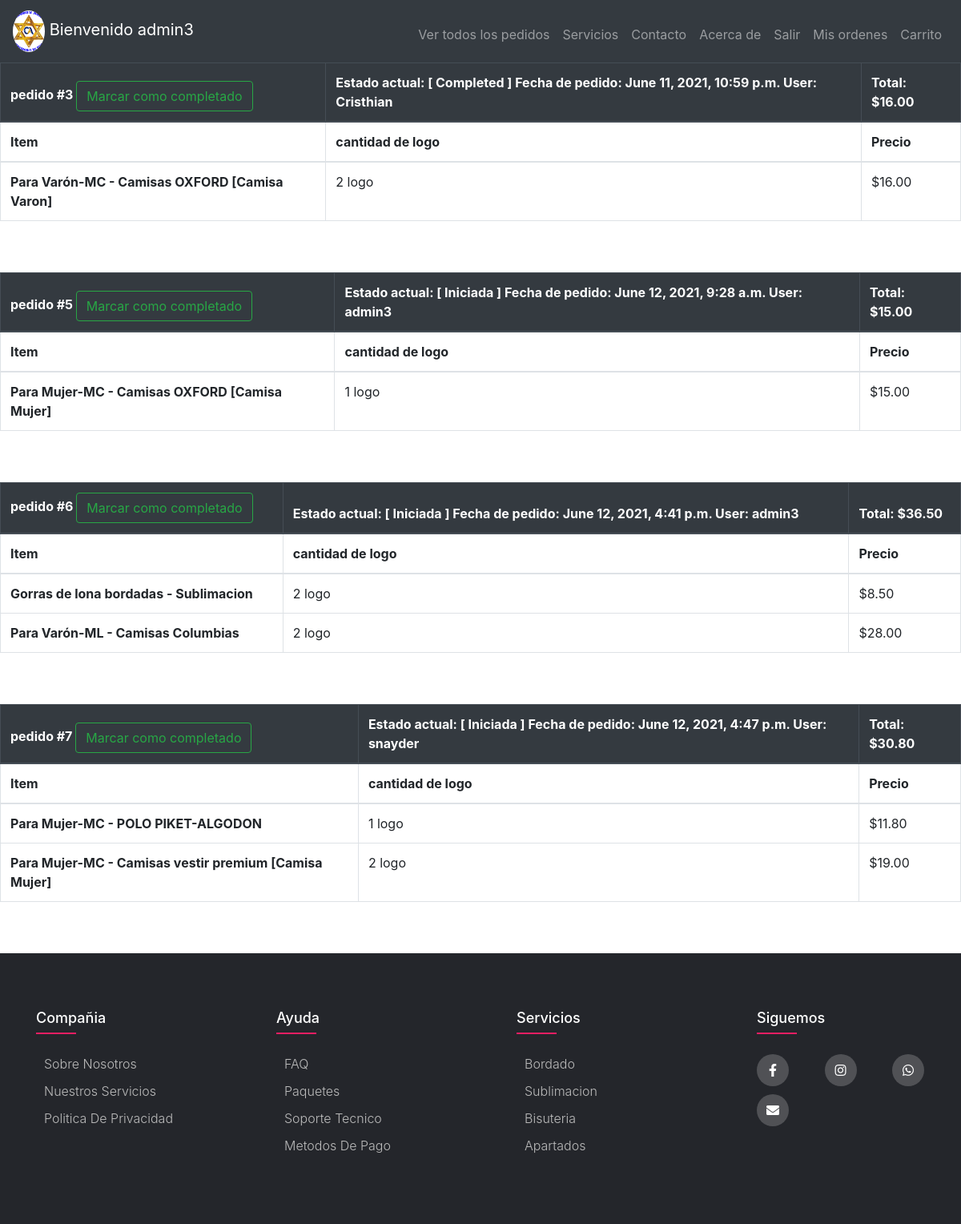
/vieworders (signed in), run on the app's committed database.
### APPS/models.py (models this page shows, shortened)
class Order(models.Model):
    STATUS = [
        ('Iniciada', 'Iniciada'),
        ('Terminada', 'Terminada'),
        ('Reintegrada', 'Reintegrada')
    ]
    user = models.ForeignKey(User, on_delete=models.CASCADE)
    total = models.DecimalField(max_digits=8, decimal_places=2, default=0.00)
    status = models.CharField(max_length=64, choices=STATUS, default='Iniciada')
    date = models.DateTimeField(auto_now_add=True, blank=True)

class Order_Item(models.Model):
    order = models.ForeignKey(Order, on_delete=models.CASCADE)
    item_detail = models.ForeignKey(Item, on_delete=models.CASCADE)
    size = models.CharField(max_length=1)
    price = models.DecimalField(max_digits=6, decimal_places=2)
    topping = models.ManyToManyField(Topping, blank=True)

class Item(models.Model):
    TYPE = [
        ('M', 'Camisa Mujer'),
        ('H', 'Camisa Varon')
    ]
    category = models.ForeignKey(Item_Category, on_delete=models.CASCADE, related_name='item_category')
    name = models.CharField(max_length=64)
    item_type = models.CharField(max_length=1, choices=TYPE, blank=True, null=True)
    price_small = models.DecimalField(max_digits=6, decimal_places=2, blank=True, null=True)
    price_large = models.DecimalField(max_digits=6, decimal_places=2, blank=True, null=True)
    def __str__(self):
        if self.item_type != None:
            return f'{self.name} - {self.category} [{self.get_item_type_display()}]'
        else:
            return f'{self.name} - {self.category}'

class Item_Category(models.Model):
    name = models.CharField(max_length=64)
    def __str__(self):
        return self.name

### APPS/views.py (the view)
# urls.py: path('vieworders', views.viewOrders_view, name='vieworders'),
def viewOrders_view(request):
    if request.method == 'POST':
        pass
    else:
        if request.user.is_staff:
            orders = Order.objects.exclude(status='Completada')
            if not orders:
                return render(request, 'vieworders.html', {'empty': True})
            dic = dict()
            for order in orders:
                order_items = Order_Item.objects.filter(order=order)
                dic.update({order: order_items})
            return render(request, 'vieworders.html', {'empty': False, 'dic': dic})

### APPS/templates/vieworders.html (shortened to what this page needs)
{% extends 'layout.html' %}
{% block content %}
{% if not empty %}
{% for key,value in dic.items %}
<table class="table table-bordered">
    <thead class="thead-dark">
        <tr>
          <th scope="col">pedido #{{key.pk}}
          <a href="{% url 'markcomplete' key.pk %}" class="btn btn-outline-success">Marcar como completado</a>
          </th>
          <th scope="col">Estado actual: [ {{key.status}} ] Fecha de pedido: {{key.date}} User: {{key.user}} </th>
          <th scope="col">Total: ${{key.total}}</th>
        </tr>
    </thead>
    <thead class="thead">
      <tr>
        <th scope="col">Item</th>
        <th scope="col">cantidad de logo</th>
        <th scope="col">Precio</th>
      </tr>
    </thead>
    <tbody>
    {% for cart_item in value %}
        <tr>
            <th scope="row">
            {{cart_item.item_detail}}
            </th>
            <td>{{cart_item.size}}</td>
            <td>${{cart_item.price}}</td>
        </tr>
    {%endfor%}
    </tbody>
</table><br><br>
{%endfor%}
{%endif%}
{%endblock%}

### APPS/templates/layout.html (shortened to what this page needs)
<!DOCTYPE html>
<html lang="en">
<head>
    {% load static %}
    <link rel="stylesheet" href="https://stackpath.bootstrapcdn.com/bootstrap/4.4.1/css/bootstrap.min.css">
    <link rel="stylesheet" href="{%static 'style.css' %}">
    <link rel="stylesheet" href="https://cdnjs.cloudflare.com/ajax/libs/font-awesome/5.15.3/css/all.min.css">
</head>
<body>
    <nav class="navbar navbar-expand-md navbar-dark bg-dark sticky-top">
        <a class="navbar-brand" href="{% url 'index' %}">
          <img src="../static/img/logo.jpg" href="#" class="rounded-circle" alt="logo" style="width:40px;">   Bienvenido {{ user.get_username }}
        </a>
        <div class="collapse navbar-collapse" id="navbar">
        <ul class="navbar-nav ml-auto mt-2">
          {%if request.user.is_staff %}
          <li class="nav-item"><a class="nav-link" href="{% url 'vieworders' %}">Ver todos los pedidos</a></li>
          {%endif%}
          <li class="nav-item"><a class="nav-link" href="{% url 'products' %}">Servicios</a></li>
          <li class="nav-item"><a class="nav-link" href="{% url 'visita' %}">Contacto</a></li>
          <li class="nav-item"><a class="nav-link" href="{% url 'acerca' %}">Acerca de</a></li>
          {% if user.is_authenticated %}
                <li class="nav-item"><a class="nav-link" href="{% url 'logout' %}">Salir</a></li>
                <li class="nav-item"><a class="nav-link" href="{% url 'orders' %}">Mis ordenes</a></li>
		            <li class="nav-item"><a class="nav-link" href="{% url 'cart' %}">Carrito</a></li>
          {% else %}
              <li class="nav-item"><a class="nav-link" href="{% url 'register' %}">Registrar</a></li>
              <li class="nav-item"><a class="nav-link" href="{% url 'login' %}">Login</a></li>
          {% endif %}
        </ul>
        </div>
      </nav>
    {% block content %}
	{% endblock content %}
  <footer class="footer" id="Footer">
    <link rel="stylesheet" href="../static/css/footer.css">
    <div class="container-footer" data-aos="fade-down">
        <div class="row" data-aos="fade-down">
            <div class="footer-colum" data-aos="fade-down">
                <h4>Compañia</h4>
                <ul>
                   <li><a href="{% url 'acerca' %}" id="foo" data-toggle="popover" title="Popover Header" data-trigger="focus" data-content="Some content inside the popover">Sobre nosotros</a></li>
                   <li><a href="#foo1" id="foo1" data-toggle="popover" title="Popover Header" data-trigger="focus" data-content="Some content inside the popover">Nuestros servicios</a></li>
                   <li><a href="#foo2" id="foo2" data-toggle="popover" title="Popover Header" data-trigger="focus" data-content="Some content inside the popover">Politica de privacidad</a></li>
                </ul>
            </div>
            <div class="footer-colum" data-aos="fade-down">
                <h4>Ayuda</h4>
                <ul>
                   <li><a href="#">FAQ</a></li>
                   <li><a href="#">Paquetes</a></li>
                   <li><a href="#">Soporte tecnico</a></li>
                   <li><a href="#">Metodos de pago</a></li>
                </ul>
            </div>
            <div class="footer-colum" data-aos="fade-down">
                <h4>Servicios</h4>
                <ul>
                   <li><a href="#">Bordado</a></li>
                   <li><a href="#">Sublimacion</a></li>
                   <li><a href="#">Bisuteria</a></li>
                   <li><a href="#">Apartados</a></li>
                </ul>
            </div>
            <div class="footer-colum" data-aos="fade-down">
                <h4>Siguemos</h4>
                <div class="redes" data-aos="fade-down">
                    <a href="https://www.facebook.com/comavdel/" target="_blank"><i class="fab fa-facebook-f"></i></a>
                    <a href="https://www.instagram.com/com_avdel/" target="_blank"><i class="fab fa-instagram"></i></a>
                    <a href="https://api.whatsapp.com/send?phone=50575471653"><i class="fab fa-whatsapp"></i></a>
                    <a href="mailto:gestioncomavdel@hotmail.com"><i class="fas fa-envelope"></i></a>
                </div>
            </div>
        </div>
    </div>
</footer>
</body>
</html>

### APPS/static/style.css (style rules this page uses)
.container-footer { max-width: 1170px; margin: auto; }
.row { display: flex; flex-wrap: wrap; }
ul { list-style: none; }
.footer { overflow: hidden; margin-top: 0; background-color: #24262b; padding: 70px 0; }
.footer-colum { width: 25%; padding: 0 15px; }
.footer-colum h4 { font-size: 18px; color: #ffffff; text-transform: capitalize; margin-left: 30px; margin-bottom: 35px; font-weight: 500; position: relative; }
.footer-colum h4::before { content: ''; position: absolute; left: 0; bottom: -10px; background-color: #e91e63; height: 2px; box-sizing: border-box; width: 50px; }
.footer-colum ul li:not(:last-child) { margin-bottom: 10px; }
.footer-colum ul li a { font-size: 16px; text-transform: capitalize; color: #ffffff; text-decoration: none; font-weight: 300; color: #bbbbbb; display: block; transition: all 0.3s ease; }
.footer-colum .redes a { display: inline-block; height: 40px; width: 40px; background-color: rgba(255,255,255,0.2); margin:0 10px 10px 30px; text-align: center; line-height: 40px; border-radius: 50%; color: #ffffff; transition: all 0.5s ease; }

### data on the page
Order: pk "3", status "Completed", date "June 11, 2021, 10:59 p.m.", user "Cristhian", total "16.00"
Order_Item: item_detail "Para Varón-MC - Camisas OXFORD [Camisa Varon]", size "2 logo", price "16.00"
Order: pk "5", status "Iniciada", date "June 12, 2021, 9:28 a.m.", user "admin3", total "15.00"
Order_Item: item_detail "Para Mujer-MC - Camisas OXFORD [Camisa Mujer]", size "1 logo", price "15.00"
Order: pk "6", status "Iniciada", date "June 12, 2021, 4:41 p.m.", user "admin3", total "36.50"
Order_Item: item_detail "Gorras de lona bordadas - Sublimacion", size "2 logo", price "8.50"
Order_Item: item_detail "Para Varón-ML - Camisas Columbias", size "2 logo", price "28.00"
Order: pk "7", status "Iniciada", date "June 12, 2021, 4:47 p.m.", user "snayder", total "30.80"
Order_Item: item_detail "Para Mujer-MC - POLO PIKET-ALGODON", size "1 logo", price "11.80"
Order_Item: item_detail "Para Mujer-MC - Camisas vestir premium [Camisa Mujer]", size "2 logo", price "19.00"

### other printed values
{{ user.get_username }} "admin3"
